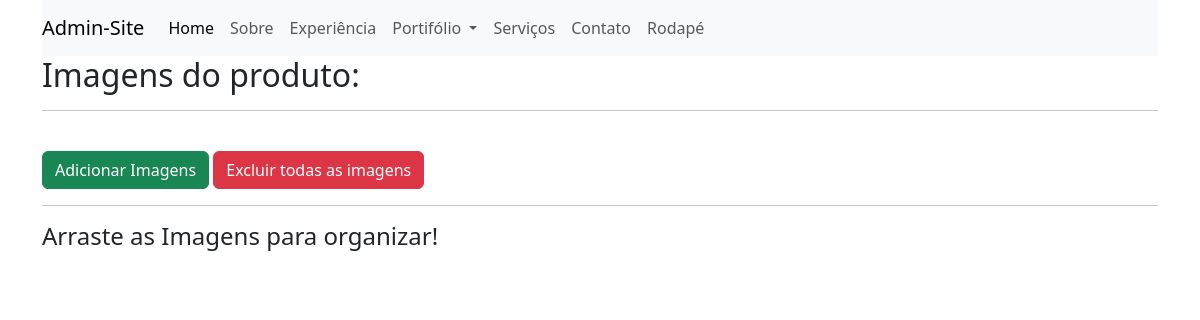
Before: /admin/home.php?pg=portfolio_imagens&id=2 (signed in) with the older database file.
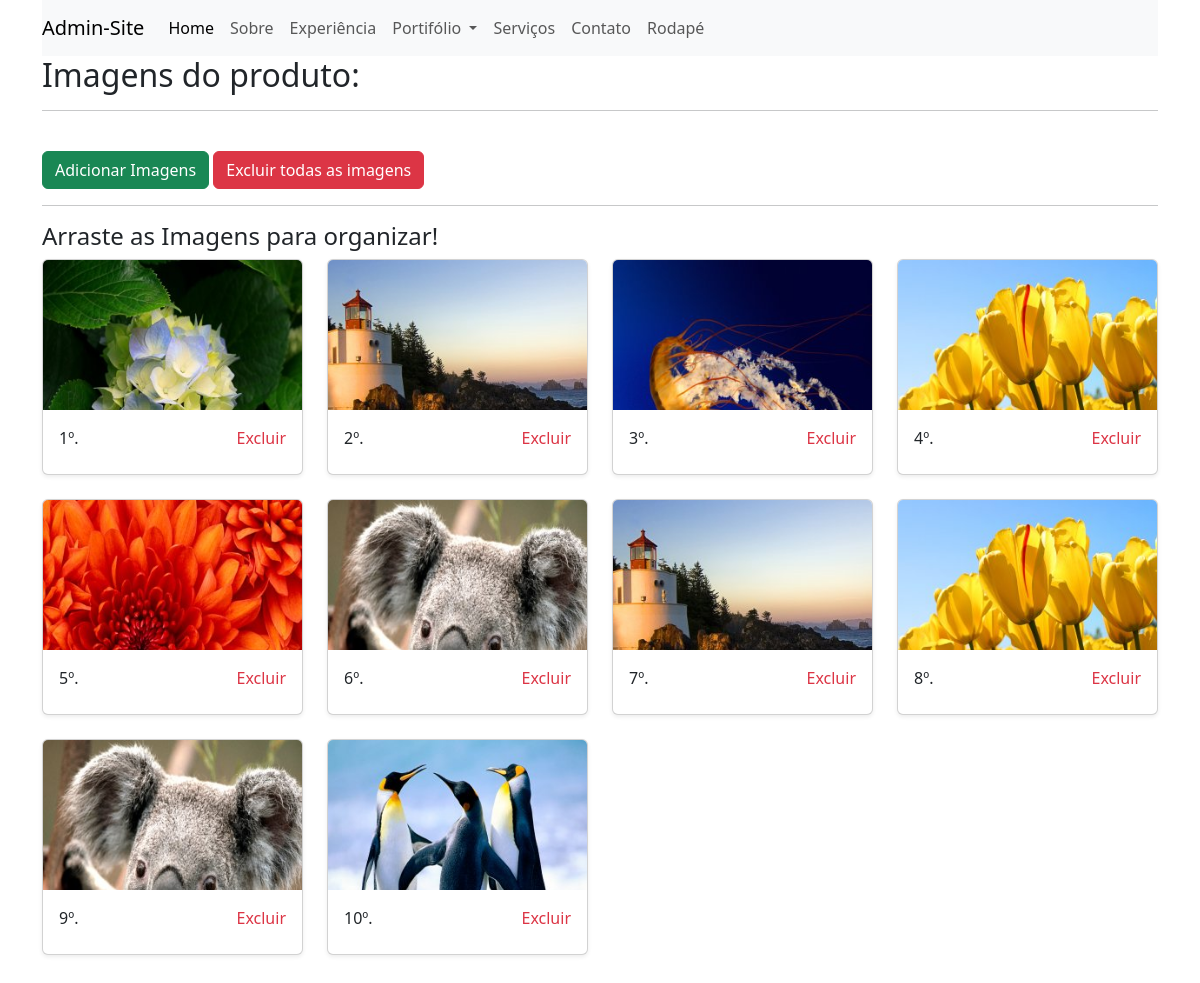
After: the same page with the newer database file.
### tables this page shows
CREATE TABLE `imagens` (
  `id` int(10) unsigned NOT NULL AUTO_INCREMENT,
  `img_p` varchar(200) DEFAULT NULL,
  `img_g` varchar(255) DEFAULT NULL,
  `fk_produto` int(10) unsigned DEFAULT NULL,
  `ordem` int(10) unsigned NOT NULL DEFAULT '0',
  PRIMARY KEY (`id`)
);

### admin/connect.php (called while the page is built, shortened)
<?php
class connect
{
  function selectFor($sql)
  {
    try {
      $cnx = new PDO('mysql:host=' . HOST . ';dbname=' . DB . '', USER, PASS, array(PDO::MYSQL_ATTR_INIT_COMMAND => "SET NAMES utf8"));
      $con = $cnx->prepare($sql);
      $con->execute();
      return $con->fetchAll(PDO::FETCH_ASSOC);
    } catch (PDOException $e) {
      echo "Ops! desculpe,  algo deu errado, por favor tente mais tarde:<br>";
      echo "<br>";
      echo $e->getMessage();
      exit;
    }
  }
}

### admin/pg/portfolio_imagens.php (the view, shortened to what this page needs)
<?php
$id = $_REQUEST['id'];
?>
<link rel="stylesheet" href="./assetsAdmin/jquery-ui/jquery-ui.css">
<h2>Imagens do produto: </h2>
<hr>
<br />
<a title="Adicionar Imagens" class="btn btn-large btn-success" href="#dialog" id="acidiona">
    Adicionar Imagens
</a>
<a class="btn btn-large btn-danger" href="multi_imagens/exclui_tudo.php?tb=imagens&fk=<?= $id ?>">
    Excluir todas as imagens
</a>
<hr />
<h4>Arraste as Imagens para organizar!</h4>
<div id="list">
    <ul class="row list-unstyled">
        <?php
        foreach ($sql->selectFor("SELECT * FROM imagens WHERE fk_produto = {$id} ORDER BY ordem ASC") as $imagem) {
        ?>
            <li id="arrayorder_<?= $imagem['id'] ?>" class="col-12 col-sm-6 col-md-4 col-lg-3 mb-4">
                <div class="card shadow-sm">
                    <div id="divImg" class="card-img-top" style="cursor: move; height: 150px; background-image: url('../assets/img/dinamicas/portfolio/<?=$imagem['img_p'] ?>'); background-position: top center; background-size: cover; background-repeat: no-repeat;">
                    </div>
                    <div class="card-body d-flex flex-column">
                        <div class="d-flex justify-content-between align-items-center mb-2">
                            <span><?= $imagem['ordem'] + 1 ?>º.</span>
                            <a href="multi_imagens/exclui.php?tb=imagens&id=<?= $imagem['id'] ?>&fk=<?= $id ?>" title="Excluir esta imagem" class="text-danger text-decoration-none">
                                Excluir
                            </a>
                        </div>
                    </div>
                </div>
            </li>
        <?php
        }
        ?>
    </ul>
</div>

### admin/home.php (shortened to what this page needs)
<!DOCTYPE html>
<html lang="pt-br">
<head>
    <link rel="stylesheet" href="../assets/vendor/bootstrap/css/bootstrap.min.css">
</head>
<body>
    <head>
        <div class="container">
            <nav class="navbar navbar-expand-lg navbar-light bg-light">
                <a class="navbar-brand" href="#">Admin-Site</a>
                <div class="collapse navbar-collapse" id="navbarSupportedContent">
                    <ul class="navbar-nav me-auto mb-2 mb-lg-0">
                        <li class="nav-item">
                            <a class="nav-link active" aria-current="page" href="?pg=homePg">Home</a>
                        </li>
                        <li class="nav-item">
                            <a class="nav-link" href="?pg=sobre">Sobre</a>
                        </li>
                        <li class="nav-item">
                            <a class="nav-link" href="?pg=experiencia">Experiência</a>
                        </li>
                        <li class="nav-item dropdown">
                            <a class="nav-link dropdown-toggle" href="#" id="navbarDropdown" role="button" data-bs-toggle="dropdown" aria-expanded="false">
                                Portifólio
                            </a>
                        </li>
                        <li class="nav-item">
                            <a class="nav-link" href="?pg=servicos">Serviços</a>
                        </li>
                        <li class="nav-item">
                            <a class="nav-link" href="?pg=contato">Contato</a>
                        </li>
                        <li class="nav-item">
                            <a class="nav-link" href="?pg=rodape">Rodapé</a>
                        </li>
                    </ul>
                </div>
            </nav>
        </div>
    </head>
    <div class="container">
        <section>
            <?php
            $pg = $_GET['pg'] ?? "";
            if (!$pg) {
                include_once "./pg/inicio.php";
            } else {
                include_once "./pg/{$pg}.php";
            }
            ?>
        </section>
    </div>
</body>
</html>

Changed rows visible on the page:
added imagens: img_p (picture), $imagem['ordem'] + 1 "1"
added imagens: img_p (picture), $imagem['ordem'] + 1 "2"
added imagens: img_p (picture), $imagem['ordem'] + 1 "3"
added imagens: img_p (picture), $imagem['ordem'] + 1 "4"
added imagens: img_p (picture), $imagem['ordem'] + 1 "5"
added imagens: img_p (picture), $imagem['ordem'] + 1 "6"
added imagens: img_p (picture), $imagem['ordem'] + 1 "7"
added imagens: img_p (picture), $imagem['ordem'] + 1 "8"
added imagens: img_p (picture), $imagem['ordem'] + 1 "9"
added imagens: img_p (picture), $imagem['ordem'] + 1 "10"
